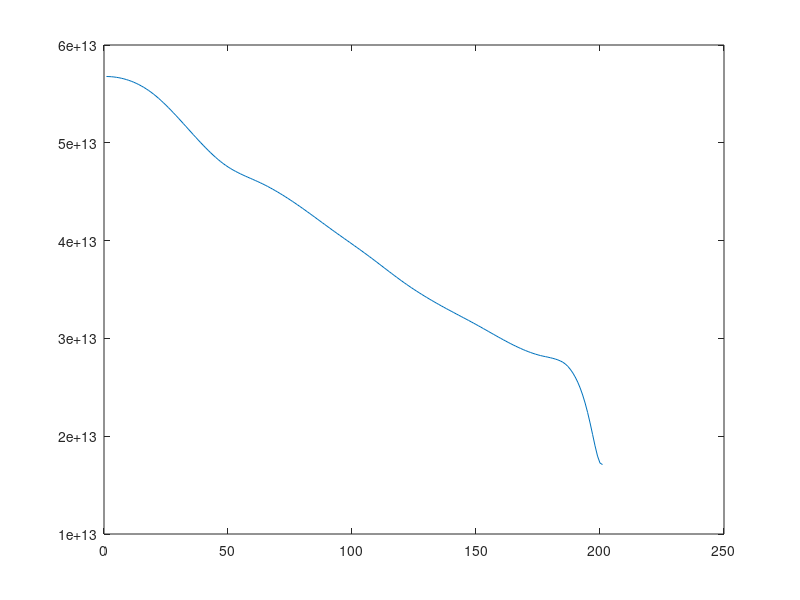

MATLAB code to generate this figure:
ne = [5.67805656e+13, 5.67724143e+13, 5.67559012e+13, 5.67307970e+13,...
       5.66968721e+13, 5.66538974e+13, 5.66016435e+13, 5.65398810e+13,...
       5.64683806e+13, 5.63869128e+13, 5.62952485e+13, 5.61931581e+13,...
       5.60804124e+13, 5.59567821e+13, 5.58220377e+13, 5.56759499e+13,...
       5.55182894e+13, 5.53488268e+13, 5.51673328e+13, 5.49735953e+13,...
       5.47678994e+13, 5.45510903e+13, 5.43240427e+13, 5.40876316e+13,...
       5.38427318e+13, 5.35902184e+13, 5.33309661e+13, 5.30658498e+13,...
       5.27957444e+13, 5.25215249e+13, 5.22440662e+13, 5.19642430e+13,...
       5.16829304e+13, 5.14010031e+13, 5.11193389e+13, 5.08388302e+13,...
       5.05603741e+13, 5.02848678e+13, 5.00132084e+13, 4.97462931e+13,...
       4.94850191e+13, 4.92302835e+13, 4.89829836e+13, 4.87440164e+13,...
       4.85142793e+13, 4.82946692e+13, 4.80860834e+13, 4.78894191e+13,...
       4.77055562e+13, 4.75345332e+13, 4.73751860e+13, 4.72262578e+13,...
       4.70864916e+13, 4.69546308e+13, 4.68294185e+13, 4.67095979e+13,...
       4.65939123e+13, 4.64811047e+13, 4.63699185e+13, 4.62590968e+13,...
       4.61473829e+13, 4.60335198e+13, 4.59162508e+13, 4.57944487e+13,...
       4.56678893e+13, 4.55367330e+13, 4.54011419e+13, 4.52612777e+13,...
       4.51173025e+13, 4.49693781e+13, 4.48176665e+13, 4.46623295e+13,...
       4.45035291e+13, 4.43414271e+13, 4.41761856e+13, 4.40079663e+13,...
       4.38369313e+13, 4.36632427e+13, 4.34870976e+13, 4.33087559e+13,...
       4.31284846e+13, 4.29465506e+13, 4.27632206e+13, 4.25787616e+13,...
       4.23934404e+13, 4.22075238e+13, 4.20212788e+13, 4.18349721e+13,...
       4.16488707e+13, 4.14632413e+13, 4.12783510e+13, 4.10944664e+13,...
       4.09118221e+13, 4.07303490e+13, 4.05498115e+13, 4.03699723e+13,...
       4.01905941e+13, 4.00114396e+13, 3.98322715e+13, 3.96528525e+13,...
       3.94729454e+13, 3.92923128e+13, 3.91107174e+13, 3.89279221e+13,...
       3.87436894e+13, 3.85577822e+13, 3.83699636e+13, 3.81801649e+13,...
       3.79887108e+13, 3.77959828e+13, 3.76023623e+13, 3.74082306e+13,...
       3.72139692e+13, 3.70199594e+13, 3.68265826e+13, 3.66342203e+13,...
       3.64432537e+13, 3.62540644e+13, 3.60670336e+13, 3.58825428e+13,...
       3.57009733e+13, 3.55226854e+13, 3.53477632e+13, 3.51760980e+13,...
       3.50075771e+13, 3.48420878e+13, 3.46795174e+13, 3.45197532e+13,...
       3.43626824e+13, 3.42081923e+13, 3.40561704e+13, 3.39065037e+13,...
       3.37590797e+13, 3.36137856e+13, 3.34705087e+13, 3.33291363e+13,...
       3.31895276e+13, 3.30514563e+13, 3.29146795e+13, 3.27789548e+13,...
       3.26440393e+13, 3.25096905e+13, 3.23756656e+13, 3.22417221e+13,...
       3.21076171e+13, 3.19731081e+13, 3.18379523e+13, 3.17019072e+13,...
       3.15647300e+13, 3.14261780e+13, 3.12860252e+13, 3.11443558e+13,...
       3.10015294e+13, 3.08579156e+13, 3.07138838e+13, 3.05698032e+13,...
       3.04260432e+13, 3.02829733e+13, 3.01409628e+13, 3.00003811e+13,...
       2.98615976e+13, 2.97249816e+13, 2.95909026e+13, 2.94597299e+13,...
       2.93318329e+13, 2.92075809e+13, 2.90873434e+13, 2.89714897e+13,...
       2.88603893e+13, 2.87544114e+13, 2.86539254e+13, 2.85593009e+13,...
       2.84709070e+13, 2.83891132e+13, 2.83142889e+13, 2.82468035e+13,...
       2.81870263e+13, 2.81353267e+13, 2.80812563e+13, 2.80235022e+13,...
       2.79600952e+13, 2.78880889e+13, 2.78030912e+13, 2.76985843e+13,...
       2.75649578e+13, 2.73881728e+13, 2.71480037e+13, 2.68481728e+13,...
       2.64855076e+13, 2.60521576e+13, 2.55380151e+13, 2.49310604e+13,...
       2.42182110e+13, 2.33872906e+13, 2.24311403e+13, 2.13554145e+13,...
       2.01917825e+13, 1.90167434e+13, 1.79703329e+13, 1.72568641e+13,...
       1.71000000e+13];
plot(ne);